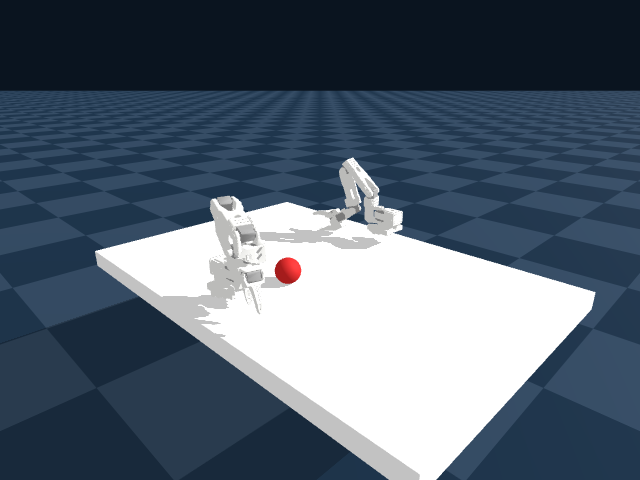
#> input picture artifacts/formal/genesis/front_cam.png, 640 x 480 px
$ python -i hil_object_coverage.py   (imports and definitions only)   (older library calls are emulated)
#> lines starting #> are read from the running program, lines starting #| are printed output that depends on the picture
#!/usr/bin/env python3
"""Audit object-view coverage in private dual-camera HIL episodes.

The command deliberately does not attempt to turn dynamic handover footage
into calibrated object cameras.  It exports synchronized phase samples and
image-quality metadata so a reviewer can decide which *real* regions are
observed before any generated view is admitted to the completion branch.
"""

from __future__ import annotations

import argparse
import hashlib
import json
import math
from pathlib import Path
import shutil
import subprocess
import tempfile
from typing import Any, Iterable, Sequence

import numpy as np


CAMERAS = ("front_cam", "hand_cam")


# [132 lines left out: functions sha256_file, phase_frame_indexes, parse_episode_spec, _require_parquet, load_episode_records, successful_episode_indexes and 2 more, not called in this run]


def _image_metrics(path: Path) -> dict[str, Any]:
    try:
        import cv2
    except ImportError as exc:  # pragma: no cover - remote data host dependency
        raise RuntimeError("opencv-python is required on the private data host") from exc
    image = cv2.imread(str(path), cv2.IMREAD_COLOR)
#> image is the input picture: shape (480, 640, 3); mean B, G, R 113.6, 99.3, 85.9
    if image is None:
        raise ValueError(f"could not decode {path}")
    gray = cv2.cvtColor(image, cv2.COLOR_BGR2GRAY)
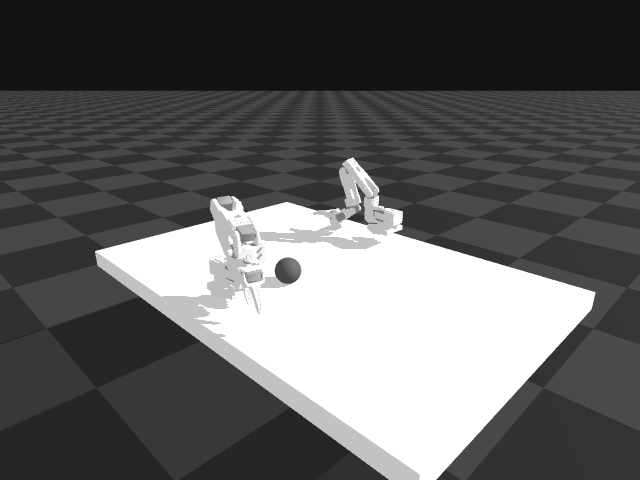
#> gray: shape (480, 640); min 18, max 255, mean 96.9
    hsv = cv2.cvtColor(image, cv2.COLOR_BGR2HSV)
#> hsv: shape (480, 640, 3); mean H, S, V 79.4, 107.6, 114
    return {
        "image_size_wh": [int(image.shape[1]), int(image.shape[0])],
        "luma_mean": float(np.mean(gray) / 255.0),
        "luma_p01": float(np.percentile(gray, 1.0) / 255.0),
        "luma_p99": float(np.percentile(gray, 99.0) / 255.0),
        "saturation_mean": float(np.mean(hsv[..., 1]) / 255.0),
        "laplacian_variance": float(cv2.Laplacian(gray, cv2.CV_64F).var()),
    }


# [237 lines left out: functions _contact_sheet, _write_hashes, build_coverage_audit, build_parser, main, not called in this run]


# [2 lines not run here, left out]

>>> result = _image_metrics('../artifacts/formal/genesis/front_cam.png')
#> result = {'image_size_wh': [640, 480], 'luma_mean': 0.38, 'luma_p01': 0.0706, 'luma_p99': 1, 'saturation_mean': 0.422, 'laplacian_variance': 374.8}

$ run again, on artifacts/formal/genesis_camera_corrected/hand_cam.png
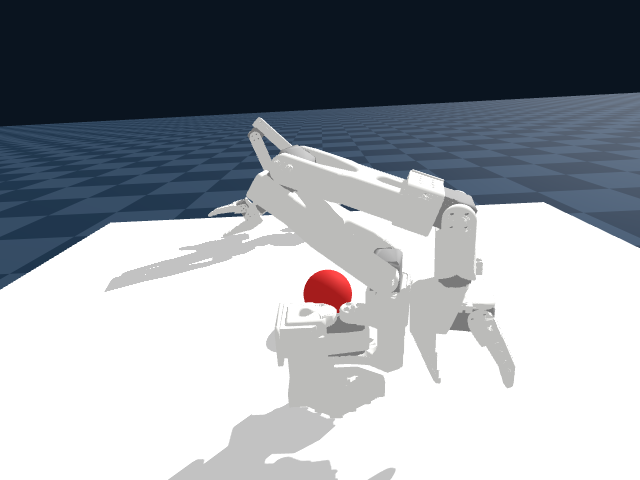
#> input picture artifacts/formal/genesis_camera_corrected/hand_cam.png, 640 x 480 px
#> in _image_metrics, image is the input picture: shape (480, 640, 3); mean B, G, R 162.3, 155.7, 150.4
#> in _image_metrics, `gray = cv2.cvtColor(image, cv2.COLOR_BGR2GRAY)`:
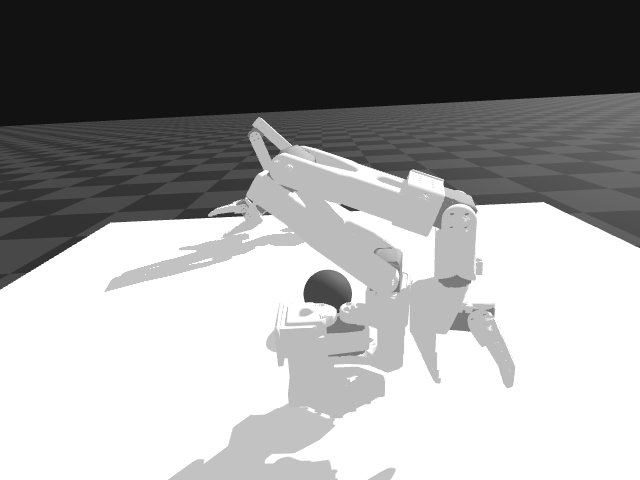
#> gray: shape (480, 640); min 18, max 255, mean 154.8
#> hsv: shape (480, 640, 3); mean H, S, V 48.7, 61.2, 163.2
#> result = {'image_size_wh': [640, 480], 'luma_mean': 0.607, 'luma_p01': 0.0706, 'luma_p99': 1, 'saturation_mean': 0.24, 'laplacian_variance': 324.1}
